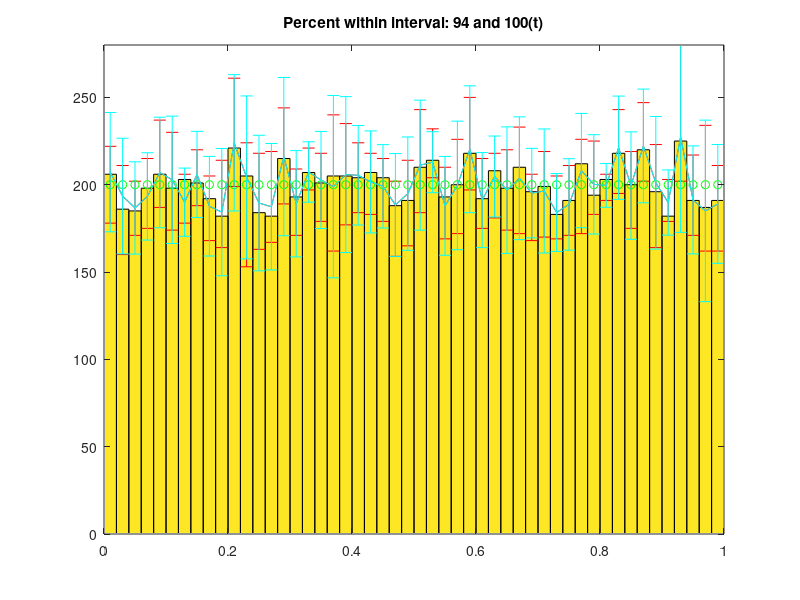

This chart was generated by the following MATLAB code:

% The 2.5th and 97.5th percentiles of the bootstrap samples form a good 
% approximation of the 95% confidence interval. 

N = 10000; % samples
M = 10; % trials
L = 50; % bins
x = rand(1,N);

h = zeros(M,L);

figure(1)
hist(x,L);
hold on;

for i = 1:M
    
h(i,:) = hist(randsample(x,N,true),L);

end

meanh = mean(h);

loa = max(1,floor(M*0.025));
hia = min(ceil(M*0.975),M);

sorth = sort(h);
loh = sorth(loa,:);
hih = sorth(hia,:);


bins = 1/2/L:1/L:1;
errorbar(bins,meanh,meanh-loh,hih-meanh,'r');
axis([ 0 1 0 Inf ])
hold on;
plot(bins,N/L,'go');
hold on;


myerrh = std(h)*tinv(0.975,M);
errorbar(bins,meanh,myerrh,'c');
hold off;

Lgood = length(find( loh <= N/L & N/L <= hih ));
Lgoodt = length(find( meanh-myerrh <= N/L & N/L <= meanh+myerrh ));
title(['Percent within interval: ' sprintf('%d',100*Lgood/L) ' and ' sprintf('%d',100*Lgoodt/L) '(t)' ])
hold off


